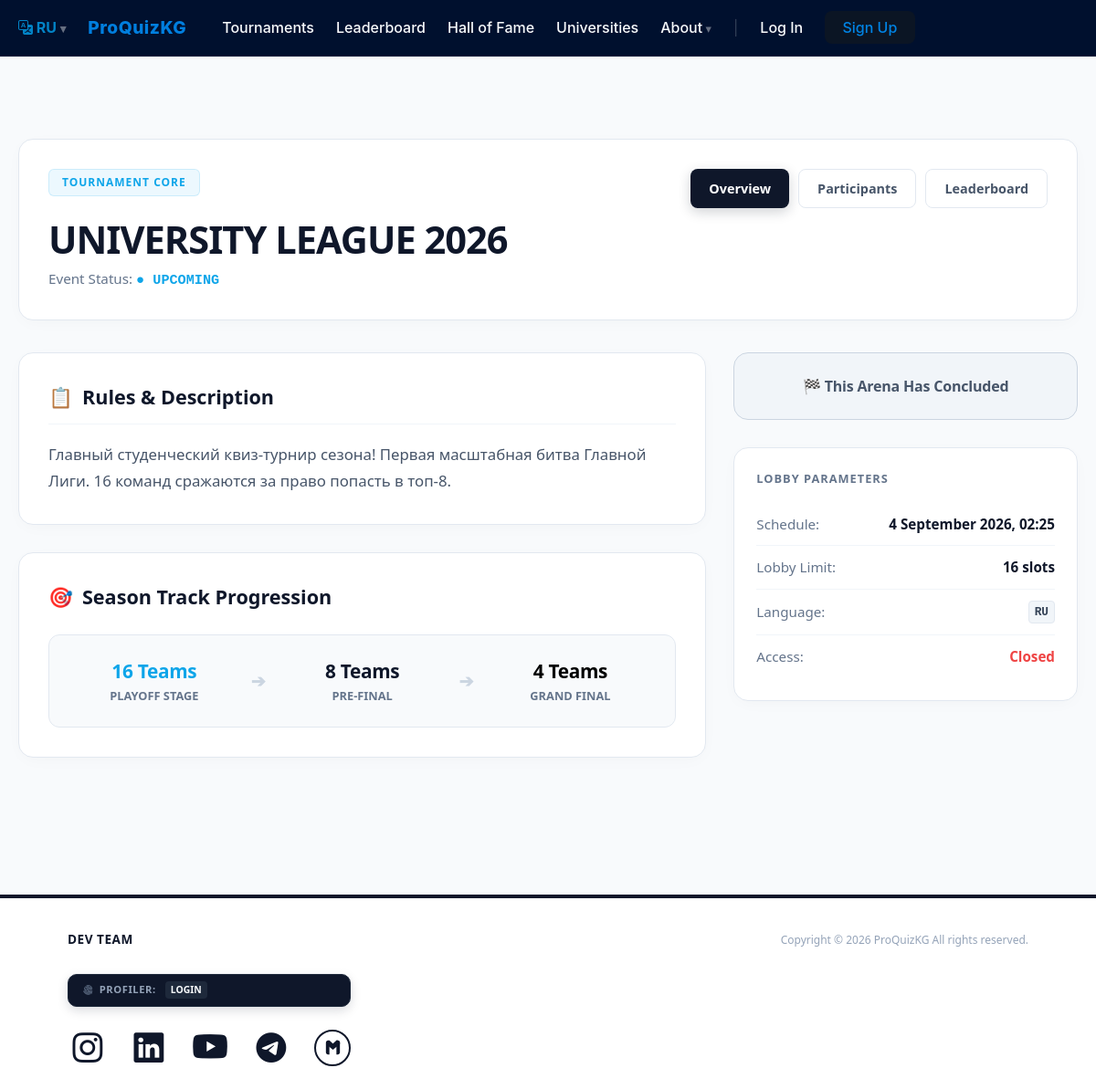
Page /tournaments/1 on the committed database.
### models.py (models this page shows)
class Tournament(db.Model):
    id = db.Column(db.Integer, primary_key=True)
    title = db.Column(db.String(100), nullable=False)
    text = db.Column(db.Text, nullable=False)
    date = db.Column(db.DateTime, default=datetime.utcnow)
    past = db.Column(db.Boolean, default=False)
    status = db.Column(db.String(20), default='upcoming')  # upcoming, ongoing, completed
    league_type = db.Column(db.String(20), default='additional')  # main, additional
    teams_count = db.Column(db.Integer, default=16)
    date_str = db.Column(db.String(50), nullable=True)
    language = db.Column(db.String(10), default='ru')
    bg_image = db.Column(db.String(255), nullable=True)
    team_format = db.Column(db.String(100), default='Team Format (3 students)')
    prize_pool = db.Column(db.String(50), default='75 000')
    participations = db.relationship('Participation', backref='tournament', cascade="all, delete-orphan")

### routes/tournaments.py (the view)
@tournaments_bp.route('/tournaments/<int:id>')
def tournament_detail(id):
    tournament_item = Tournament.query.get_or_404(id)
    js_date = tournament_item.date.strftime('%Y-%m-%dT%H:%M:%S') if tournament_item.date else "2026-12-31T23:59:59"
    months_en = ["January", "February", "March", "April", "May", "June", "July", "August", "September", "October", "November", "December"]
    if tournament_item.date:
        dt = tournament_item.date
        formatted_date_str = f"{dt.day} {months_en[dt.month - 1]} {dt.year}, {dt.strftime('%H:%M')}"
    elif hasattr(tournament_item, 'date_str') and tournament_item.date_str:
        formatted_date_str = tournament_item.date_str
    else:
        formatted_date_str = "Date not set"
    return render_template('tournament_detail.html', tournament=tournament_item, js_target_date=js_date, formatted_date_str=formatted_date_str)

### app.py (called while the page is built)
def get_locale():
    if 'lang' in session:
        return session['lang']
    return request.accept_languages.best_match(app.config['BABEL_SUPPORTED_LOCALES'])

### templates/tournament_detail.html (shortened to what this page needs)
{% extends 'base.html' %}
{% block body %}
<section class="tournament-detail-section">
    <div class="container" style="max-width: 1200px; padding: 0 20px;">
        <div class="glass-dashboard-card" style="margin-bottom: 35px;">
            <div class="header-top-flex" style="display: flex; justify-content: space-between; align-items: flex-start; flex-wrap: wrap; gap: 20px;">
                <div>
                    <span class="badge-node" style="background: rgba(14, 165, 233, 0.08); color: var(--brand-blue); padding: 5px 14px; border-radius: 6px; font-size: 0.75rem; font-weight: 800; text-transform: uppercase; letter-spacing: 1px; border: 1px solid rgba(14, 165, 233, 0.15); display: inline-block;">
                        Tournament Core
                    </span>
                    <h1 style="font-size: 2.6rem; font-weight: 900; margin: 15px 0 8px 0; color: var(--brand-dark); letter-spacing: -1px; line-height: 1.1;">
                        {{ tournament.title if tournament.title else tournament.name }}
                    </h1>
                    <p style="color: #64748b; font-size: 0.95rem; margin: 0; font-weight: 500;">
                        Event Status: <span style="color: var(--brand-blue); font-weight: 800; text-transform: uppercase; font-family: monospace;">● {{ tournament.status if tournament.status else 'Active' }}</span>
                    </p>
                </div>
                <nav class="nav-actions-wrapper" style="display: flex; gap: 10px; flex-wrap: wrap;">
                    <a href="{{ url_for('tournaments.tournament_detail', id=tournament.id) }}" class="nav-tab-modern active">Overview</a>
                    <a href="{{ url_for('tournaments.tournament_participants', id=tournament.id) }}" class="nav-tab-modern inactive">Participants</a>
                    {% if tournament.past or tournament.status == 'completed' %}
                        <a href="{{ url_for('tournaments.tournament_results', id=tournament.id) }}" class="nav-tab-modern inactive">Leaderboard</a>
                    {% endif %}
                </nav>
            </div>
        </div>
        <div class="main-dashboard-split">
            <div style="display: flex; flex-direction: column; gap: 30px;">
                <div class="glass-dashboard-card">
                    <h3 style="font-size: 1.35rem; font-weight: 800; margin: 0 0 18px 0; color: var(--brand-dark); display: flex; align-items: center; gap: 10px; border-bottom: 1px solid #f1f5f9; padding-bottom: 12px;">
                        <span>📋</span> Rules & Description
                    </h3>
                    <p style="color: #475569; line-height: 1.75; font-size: 1.05rem; white-space: pre-line; margin: 0;">{{ tournament.text if tournament.text else tournament.desc }}</p>
                </div>
                {% if tournament.id <= 3 %}
                <div class="glass-dashboard-card">
                    <h3 style="font-size: 1.35rem; font-weight: 800; margin: 0 0 25px 0; color: var(--brand-dark); display: flex; align-items: center; gap: 10px;">
                        <span>🎯</span> Season Track Progression
                    </h3>
                    <div style="display: flex; align-items: center; justify-content: space-between; background: #f8fafc; padding: 24px; border-radius: 12px; border: 1px solid #e2e8f0; flex-wrap: wrap; gap: 15px;">
                        <div style="text-align: center; flex: 1; min-width: 90px;">
                            <div style="font-weight: 900; color: var(--brand-blue); font-size: 1.3rem; letter-spacing: -0.3px;">16 Teams</div>
                            <div style="font-size: 0.8rem; color: #64748b; font-weight: 600; text-transform: uppercase; margin-top: 2px;">Playoff Stage</div>
                        </div>
                        <div style="color: #cbd5e1; font-weight: 700; font-size: 1.2rem;">➔</div>
                        <div style="text-align: center; flex: 1; min-width: 90px;">
                            <div style="font-weight: 900; color: var(--brand-dark); font-size: 1.3rem; letter-spacing: -0.3px;">8 Teams</div>
                            <div style="font-size: 0.8rem; color: #64748b; font-weight: 600; text-transform: uppercase; margin-top: 2px;">Pre-Final</div>
                        </div>
                        <div style="color: #cbd5e1; font-weight: 700; font-size: 1.2rem;">➔</div>
                        <div style="text-align: center; flex: 1; min-width: 90px;">
                            <div style="font-weight: 900; color: var(--brand-black); font-size: 1.3rem; letter-spacing: -0.3px;">4 Teams</div>
                            <div style="font-size: 0.8rem; color: #64748b; font-weight: 600; text-transform: uppercase; margin-top: 2px;">Grand Final</div>
                        </div>
                    </div>
                </div>
                {% endif %}
            </div>
            <div style="display: flex; flex-direction: column; gap: 30px;">
                {% if tournament.status != 'completed' and not tournament.past %}
                <div style="background: #0f172a; color: white; padding: 32px 24px; border-radius: 16px; text-align: center; box-shadow: 0 15px 30px -10px rgba(15, 23, 42, 0.15); border: 1px solid rgba(255, 255, 255, 0.05); position: relative; overflow: hidden;">
                    <div style="position: absolute; top: 0; left: 0; width: 100%; height: 100%; background: radial-gradient(150px circle at 50% 0%, rgba(14, 165, 233, 0.1), transparent); pointer-events: none;"></div>
                    <h4 style="margin: 0 0 20px 0; font-size: 0.75rem; font-weight: 800; text-transform: uppercase; color: #38bdf8; letter-spacing: 2px; font-family: monospace;">Next Battle Begins In</h4>
                    <div id="countdown-timer" style="display: flex; justify-content: center; align-items: center; gap: 12px; font-family: monospace; font-size: 1.8rem; font-weight: 900;">
                        <div style="background: rgba(255,255,255,0.03); padding: 10px 14px; border-radius: 8px; border: 1px solid rgba(255,255,255,0.05); min-width: 55px;"><span id="days" style="color: #ffffff;">00</span><div style="font-size: 0.65rem; color: #64748b; font-weight: 500; margin-top: 4px; font-family: sans-serif;">DAYS</div></div>
                        <div style="color: #38bdf8; animation: blink 1s infinite; font-size: 1.4rem;">:</div>
                        <div style="background: rgba(255,255,255,0.03); padding: 10px 14px; border-radius: 8px; border: 1px solid rgba(255,255,255,0.05); min-width: 55px;"><span id="hours" style="color: #ffffff;">00</span><div style="font-size: 0.65rem; color: #64748b; font-weight: 500; margin-top: 4px; font-family: sans-serif;">HRS</div></div>
                        <div style="color: #38bdf8; animation: blink 1s infinite; font-size: 1.4rem;">:</div>
                        <div style="background: rgba(255,255,255,0.03); padding: 10px 14px; border-radius: 8px; border: 1px solid rgba(255,255,255,0.05); min-width: 55px;"><span id="minutes" style="color: #ffffff;">00</span><div style="font-size: 0.65rem; color: #64748b; font-weight: 500; margin-top: 4px; font-family: sans-serif;">MINS</div></div>
                    </div>
                </div>
                <style>@keyframes blink { 0%, 100% { opacity: 1; } 50% { opacity: 0.3; } }</style>
                {% else %}
                <div style="background: #f1f5f9; border: 1px solid #cbd5e1; color: #475569; padding: 24px; border-radius: 16px; text-align: center; font-weight: 800; font-size: 1rem; letter-spacing: -0.2px; display: flex; align-items: center; justify-content: center; gap: 8px;">
                    🏁 This Arena Has Concluded
                </div>
                {% endif %}
                <div class="glass-dashboard-card" style="padding: 24px !important;">
                    <h4 style="margin: 0 0 16px 0; font-size: 0.8rem; font-weight: 800; text-transform: uppercase; color: #64748b; letter-spacing: 1px;">Lobby Parameters</h4>
                    <div style="display: flex; flex-direction: column; font-size: 0.95rem;">
                        <div class="parameter-row">
                            <span style="color: #64748b; font-weight: 500;">Schedule:</span>
                            <strong style="color: var(--brand-dark);">{{ formatted_date_str }}</strong>
                        </div>
                        <div class="parameter-row">
                            <span style="color: #64748b; font-weight: 500;">Lobby Limit:</span>
                            <strong style="color: var(--brand-dark);">{{ tournament.teams_count if tournament.teams_count else '16' }} slots</strong>
                        </div>
                        <div class="parameter-row">
                            <span style="color: #64748b; font-weight: 500;">Language:</span>
                            <div style="display: flex; gap: 4px;">
                                {% set lang_list = tournament.language.split(',') if tournament.language else ['ru'] %}
                                {% for lang in lang_list %}
                                    <strong style="text-transform: uppercase; font-family: monospace; background: #f1f5f9; padding: 2px 6px; border-radius: 4px; color: #334155; border: 1px solid #e2e8f0; font-size: 0.8rem;">
                                        {% if lang == 'kg' %}KG{% elif lang == 'en' %}ENG{% else %}RU{% endif %}
                                    </strong>
                                {% endfor %}
                            </div>
                        </div>
                        <div class="parameter-row">
                            <span style="color: #64748b; font-weight: 500;">Access:</span>
                            {% if tournament.status == 'completed' or tournament.past %}
                                <strong style="color: #ef4444;">Closed</strong>
                            {% elif tournament.league_type == 'open' %}
                                <strong style="color: #16a34a;">Open Access</strong>
                            {% elif tournament.league_type == 'qualification' %}
                                <strong style="color: var(--brand-blue);">By Qualification</strong>
                            {% else %}
                                <strong style="color: #e11d48;">Promotion Only</strong>
                            {% endif %}
                        </div>
                    </div>
                </div>
            </div>
        </div>
    </div>
</section>
{% endblock %}

### templates/base.html (style rules this page uses)
:root { --is-blue: #0284c7; --is-blue-hover: #0369a1; --is-dark: #0f172a; --is-slate: #94a3b8; --is-muted: #334155; --is-border: rgba(255, 255, 255, 0.08); --is-bg: #ffffff; }

### templates/tournament_detail.html (style rules this page uses)
:root { --brand-blue: #0ea5e9; --brand-dark: #0f172a; --brand-black: #000000; --bg-main: #f8fafc; --card-bg: #ffffff; --border-color: #e2e8f0; }
body { background-color: var(--bg-main) !important; }
.tournament-detail-section { padding: 50px 0; background: var(--bg-main) !important; font-family: system-ui, -apple-system, BlinkMacSystemFont, 'Segoe UI', Roboto, sans-serif; }
.glass-dashboard-card { background: var(--card-bg) !important; border: 1px solid var(--border-color) !important; border-radius: 16px !important; padding: 32px !important; box-shadow: 0 4px 20px -5px rgba(15, 23, 42, 0.04); position: relative; overflow: hidden; transition: border-color 0.4s cubic-bezier(0.16, 1, 0.3, 1), box-shadow 0.4s cubic-bezier(0.16, 1, 0.3, 1); }
.glass-dashboard-card::before { content: ''; position: absolute; top: 0; left: 0; width: 100%; height: 100%; background: radial-gradient(600px circle at var(--x, 0px) var(--y, 0px), rgba(14, 165, 233, 0.04), transparent 40%); pointer-events: none; opacity: 0; transition: opacity 0.3s ease; }
.nav-tab-modern { padding: 10px 20px; border-radius: 8px; text-decoration: none; font-weight: 700; font-size: 0.9rem; transition: all 0.3s cubic-bezier(0.16, 1, 0.3, 1); display: inline-flex; align-items: center; justify-content: center; gap: 6px; }
.nav-tab-modern.inactive { background: #ffffff; color: #475569; border: 1px solid var(--border-color); }
.nav-tab-modern.active { background: var(--brand-dark) !important; color: white !important; box-shadow: 0 4px 14px rgba(15, 23, 42, 0.2); }
.parameter-row { display: flex; justify-content: space-between; align-items: center; padding: 12px 0; border-bottom: 1px solid #f1f5f9; }
.parameter-row:last-child { border-bottom: none; }
.main-dashboard-split { display: grid; grid-template-columns: 2fr 1fr; gap: 30px; margin-bottom: 40px; align-items: start; }

### rows in the picture
Tournament: title "UNIVERSITY LEAGUE 2026", status "UPCOMING", text "Главный студенческий квиз-турнир сезона! Первая масштабная битва Главной Лиги. 16 команд сражаются за право попасть в топ-8.", teams_count "16", language "RU"

### other values in the picture
{{ current_lang | upper }} "RU"
